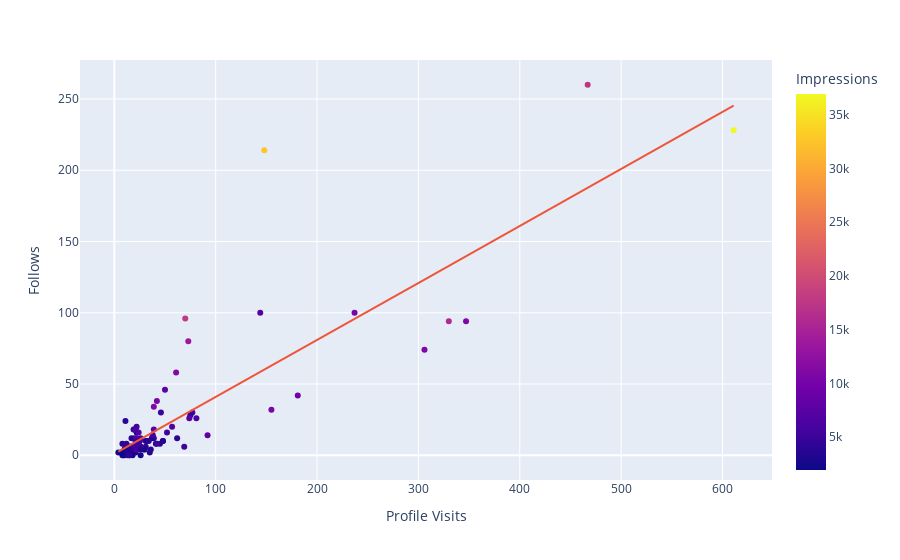

Here is the notebook cell this chart was saved with:
### Code cell
px.scatter(df,x='Profile Visits',y='Follows',color='Impressions',trendline='ols')
